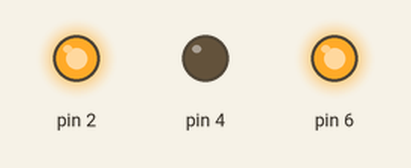
This sketch was run on a simulated Arduino Uno, built with avr-gcc and run on an emulated ATmega328P. Shown: output pins drawn as LEDs (lit = HIGH).

Above: at 0.5 s.
At 2.5 s:
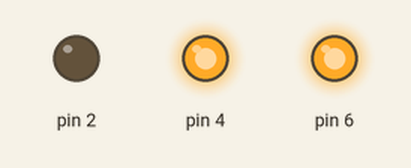
At 3.5 s:
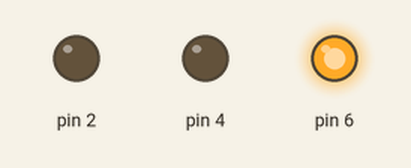
Timing chart, 0 to 5.2 s (numbered marks = the images above):
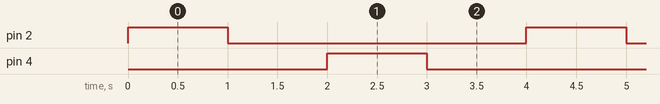

Measured:
- by itself, pin 2, pin 4: alternates HIGH for 1.0 s and LOW for 3.0 s
- by itself, everything shown: repeats every 4.0 s, in 4 steps

The sketch:

motor_back_and_forth.ino
```cpp
// the setup function runs once when you press reset or power the board
void setup() {
 // initialize digital pin LED_BUILTIN as an output.
 pinMode (2, OUTPUT);
 pinMode (4, OUTPUT);
 pinMode (6, OUTPUT);

 analogWrite (6, 255);
}

// the loop function runs over and over again forever
void loop() {
 digitalWrite (2, HIGH);   // turn the LED on (HIGH is the voltage level)
 digitalWrite (4, LOW);
 delay(1000);                       // wait for a second

 digitalWrite (2, LOW);   // turn the LED on (HIGH is the voltage level)
 digitalWrite (4, LOW);
 delay(1000);

 digitalWrite (2, LOW);   // turn the LED on (HIGH is the voltage level)
 digitalWrite (4, HIGH);
 delay(1000);                       // wait for a second

 digitalWrite (2, LOW);   // turn the LED on (HIGH is the voltage level)
 digitalWrite (4, LOW);
 delay(1000);

}
```
